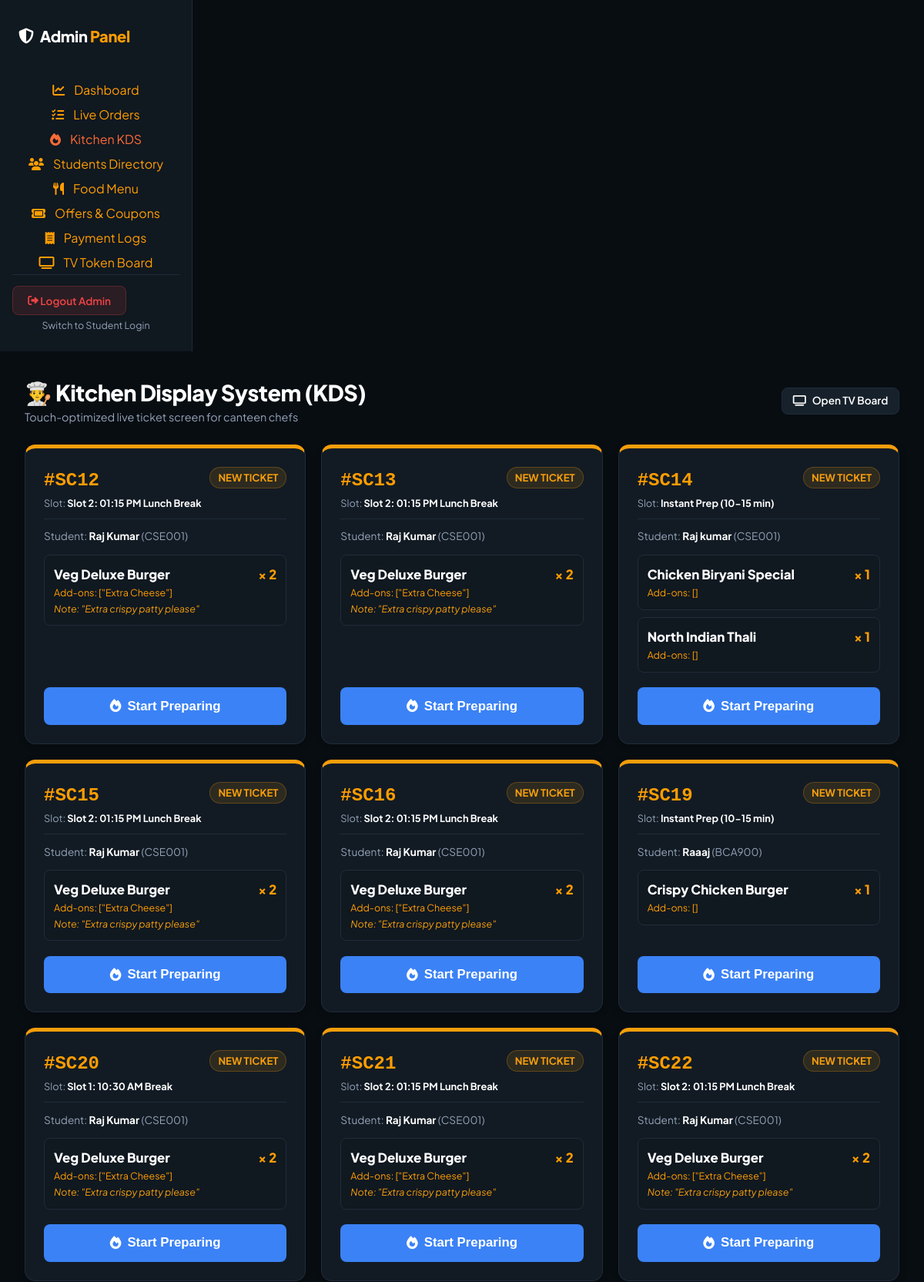
The page /kitchen (signed in, upper part) on the database its author committed.
### tables this page shows
CREATE TABLE orders (
            id INTEGER PRIMARY KEY AUTOINCREMENT,
            order_number TEXT NOT NULL UNIQUE,
            student_id INTEGER,
            student_name TEXT NOT NULL,
            roll_number TEXT NOT NULL,
            phone TEXT,
            order_type TEXT DEFAULT 'Canteen Pickup',
            delivery_address TEXT,
            payment_method TEXT DEFAULT 'UPI',
            subtotal REAL NOT NULL,
            discount REAL DEFAULT 0,
            service_fee REAL DEFAULT 5.0,
            total_amount REAL NOT NULL,
            status TEXT DEFAULT 'Pending',
            order_date TEXT,
            order_time TEXT,
            created_at TIMESTAMP DEFAULT CURRENT_TIMESTAMP, payment_status TEXT DEFAULT 'Paid', payment_reference TEXT DEFAULT 'DEMO_REF', coupon_code TEXT, pickup_slot TEXT DEFAULT 'Instant Prep',
            FOREIGN KEY (student_id) REFERENCES students(id)
        );

CREATE TABLE order_items (
            id INTEGER PRIMARY KEY AUTOINCREMENT,
            order_id INTEGER NOT NULL,
            item_id INTEGER NOT NULL,
            item_name TEXT NOT NULL,
            price REAL NOT NULL,
            quantity INTEGER NOT NULL,
            addons_json TEXT,
            instructions TEXT,
            FOREIGN KEY (order_id) REFERENCES orders(id) ON DELETE CASCADE
        );

### app.py (the view)
@app.route('/kitchen')
def kitchen():
    if not is_admin_logged_in():
        return redirect(url_for('admin_login'))
    orders = database.get_kitchen_orders()
    return render_template('kitchen.html', orders=orders)

### app.py (called while the page is built)
@app.before_request
def setup_db():
    if not hasattr(app, 'db_initialized'):
        database.init_db()
        app.db_initialized = True

def is_admin_logged_in():
    return session.get('admin_logged_in', False)

### database.py (called while the page is built)
def get_db_connection():
    conn = sqlite3.connect(DB_NAME)
    conn.row_factory = sqlite3.Row
    return conn

def get_kitchen_orders():
    conn = get_db_connection()
    orders = conn.execute("SELECT * FROM orders WHERE status IN ('Pending', 'Preparing') ORDER BY id ASC").fetchall()
    result = []
    for order in orders:
        o = dict(order)
        items = conn.execute("SELECT * FROM order_items WHERE order_id = ?", (o['id'],)).fetchall()
        o['items'] = [dict(i) for i in items]
        result.append(o)
    conn.close()
    return result

### templates/kitchen.html (shortened to what this page needs)
{% extends 'admin_base.html' %}
{% block content %}
<div style="display: flex; align-items: center; justify-content: space-between; margin-bottom: 1.5rem;">
  <div>
    <h1 style="font-size: 1.8rem; font-weight: 800;">👨‍🍳 Kitchen Display System (KDS)</h1>
    <p style="color: var(--text-muted); font-size: 0.9rem;">Touch-optimized live ticket screen for canteen chefs</p>
  </div>
  <div style="display: flex; gap: 0.6rem;">
    <a href="{{ url_for('live_counter') }}" target="_blank" class="btn-secondary btn-sm"><i class="fa-solid fa-tv"></i> Open TV Board</a>
  </div>
</div>
{% if orders %}
<div style="display: grid; grid-template-columns: repeat(auto-fill, minmax(320px, 1fr)); gap: 1.25rem;">
  {% for order in orders %}
  <div class="solid-card" style="padding: 1.5rem; border-top: 5px solid {% if order.status == 'Pending' %}var(--warning){% else %}var(--info){% endif %}; display: flex; flex-direction: column; justify-content: space-between;">
    <div>
      <div style="display: flex; justify-content: space-between; align-items: flex-start; margin-bottom: 0.8rem; padding-bottom: 0.6rem; border-bottom: 1px solid var(--card-border);">
        <div>
          <div style="font-size: 1.5rem; font-weight: 800; font-family: monospace; color: var(--primary-accent);">
            #{{ order.order_number }}
          </div>
          <div style="font-size: 0.8rem; color: var(--text-muted); margin-top: 2px;">
            Slot: <strong style="color: var(--text-primary);">{{ order.pickup_slot or 'Instant Prep' }}</strong>
          </div>
        </div>
        {% if order.status == 'Pending' %}
        <span class="status-pill status-pending" style="font-size: 0.82rem;">NEW TICKET</span>
        {% else %}
        <span class="status-pill status-preparing" style="font-size: 0.82rem;"><i class="fa-solid fa-fire fa-spin"></i> COOKING</span>
        {% endif %}
      </div>
      <div style="font-size: 0.85rem; color: var(--text-muted); margin-bottom: 0.8rem;">
        Student: <strong style="color: var(--text-primary);">{{ order.student_name }}</strong> ({{ order.roll_number }})
      </div>
      <div style="display: flex; flex-direction: column; gap: 0.6rem; margin-bottom: 1.2rem;">
        {% for item in order['items'] %}
        <div style="background: var(--bg-secondary); padding: 0.75rem; border-radius: 8px; border: 1px solid var(--card-border);">
          <div style="display: flex; justify-content: space-between; font-size: 1.05rem; font-weight: 800;">
            <span>{{ item.item_name }}</span>
            <span style="color: var(--primary-accent);">× {{ item.quantity }}</span>
          </div>
          {% if item.addons_json %}
          <div style="font-size: 0.78rem; color: var(--primary-accent); margin-top: 2px;">Add-ons: {{ item.addons_json }}</div>
          {% endif %}
          {% if item.instructions %}
          <div style="font-size: 0.78rem; color: var(--warning); font-style: italic; margin-top: 2px;">Note: "{{ item.instructions }}"</div>
          {% endif %}
        </div>
        {% endfor %}
      </div>
    </div>
    <div>
      {% if order.status == 'Pending' %}
      <form action="{{ url_for('admin_update_order_status', order_id=order.id) }}" method="POST">
        <button type="submit" class="btn-primary" style="width: 100%; padding: 0.9rem; font-size: 1.05rem; background: var(--info); color: #fff;">
          <i class="fa-solid fa-fire"></i> Start Preparing
        </button>
      </form>
      {% endif %}
    </div>
  </div>
  {% endfor %}
</div>
{% endif %}
{% endblock %}

### static/css/style.css (style rules this page uses)
:root { --bg-main: #080D12; --bg-secondary: #101820; --card-bg: #121B24; --card-elevated: #17212B; --card-border: #1F2C39; --card-border-hover: #2E3E50; --primary-accent: #FF9D00; --secondary-accent: #FF6B35; --success: #22C55E; --danger: #EF4444; --info: #3B82F6; --warning: #F59E0B; --text-primary: #FFFFFF; --text-muted: #94A3B8; --font-family: 'Plus Jakarta Sans', -apple-system, BlinkMacSystemFont, 'Segoe UI', Roboto, sans-serif; --radius-sm: 8px; --radius-md: 14px; --radius-lg: 20px; --shadow-sm: 0 2px 8px rgba(0, 0, 0, 0.25); --shadow-md: 0 6px 20px rgba(0, 0, 0, 0.4); --shadow-glow: 0 0 20px rgba(255, 157, 0, 0.2); }
* { box-sizing: border-box; margin: 0; padding: 0; }
body { font-family: var(--font-family); background-color: var(--bg-main); color: var(--text-primary); min-height: 100vh; display: flex; flex-direction: column; overflow-x: hidden; line-height: 1.5; -webkit-font-smoothing: antialiased; transition: background-color 0.25s ease, color 0.25s ease; position: relative; }
a { color: var(--primary-accent); text-decoration: none; transition: color 0.2s ease; }
h1, h2, h3, h4, h5, h6 { color: var(--text-primary); font-weight: 700; letter-spacing: -0.02em; }
.glass-card, .solid-card { background: var(--card-bg); border: 1px solid var(--card-border); border-radius: var(--radius-md); box-shadow: var(--shadow-sm); transition: transform 0.2s ease, border-color 0.2s ease, box-shadow 0.2s ease; }
.btn-primary { background: var(--primary-accent); color: #000000; font-weight: 700; font-size: 0.92rem; padding: 0.7rem 1.4rem; border: none; border-radius: var(--radius-sm); cursor: pointer; display: inline-flex; align-items: center; justify-content: center; gap: 0.5rem; transition: all 0.2s ease; }
.btn-secondary { background: var(--card-elevated); color: var(--text-primary); font-weight: 600; font-size: 0.9rem; padding: 0.7rem 1.4rem; border: 1px solid var(--card-border); border-radius: var(--radius-sm); cursor: pointer; display: inline-flex; align-items: center; justify-content: center; gap: 0.5rem; transition: all 0.2s ease; }
.btn-sm { padding: 0.4rem 0.85rem; font-size: 0.85rem; }
.status-pill { padding: 3px 10px; border-radius: 20px; font-size: 0.75rem; font-weight: 700; display: inline-flex; align-items: center; gap: 5px; }
.status-pending { background: rgba(245, 158, 11, 0.12); color: var(--warning); border: 1px solid rgba(245, 158, 11, 0.25); }
.admin-layout { display: flex; min-height: 100vh; }

### rows shown on the page
orders: order_number "SC12", pickup_slot "Slot 2: 01:15 PM Lunch Break", status "NEW TICKET", student_name "Raj Kumar", roll_number "CSE001"
order_items: item_name "Veg Deluxe Burger", quantity "2", addons_json "[\"Extra Cheese\"]", instructions "Extra crispy patty please"
orders: order_number "SC13", pickup_slot "Slot 2: 01:15 PM Lunch Break", status "NEW TICKET", student_name "Raj Kumar", roll_number "CSE001"
order_items: item_name "Veg Deluxe Burger", quantity "2", addons_json "[\"Extra Cheese\"]", instructions "Extra crispy patty please"
orders: order_number "SC14", pickup_slot "Instant Prep (10-15 min)", status "NEW TICKET", student_name "Raj kumar", roll_number "CSE001"
order_items: item_name "Chicken Biryani Special", quantity "1", addons_json "[]"
order_items: item_name "North Indian Thali", quantity "1", addons_json "[]"
orders: order_number "SC15", pickup_slot "Slot 2: 01:15 PM Lunch Break", status "NEW TICKET", student_name "Raj Kumar", roll_number "CSE001"
order_items: item_name "Veg Deluxe Burger", quantity "2", addons_json "[\"Extra Cheese\"]", instructions "Extra crispy patty please"
orders: order_number "SC16", pickup_slot "Slot 2: 01:15 PM Lunch Break", status "NEW TICKET", student_name "Raj Kumar", roll_number "CSE001"
order_items: item_name "Veg Deluxe Burger", quantity "2", addons_json "[\"Extra Cheese\"]", instructions "Extra crispy patty please"
orders: order_number "SC19", pickup_slot "Instant Prep (10-15 min)", status "NEW TICKET", student_name "Raaaj", roll_number "BCA900"
order_items: item_name "Crispy Chicken Burger", quantity "1", addons_json "[]"
orders: order_number "SC20", pickup_slot "Slot 1: 10:30 AM Break", status "NEW TICKET", student_name "Raj Kumar", roll_number "CSE001"
order_items: item_name "Veg Deluxe Burger", quantity "2", addons_json "[\"Extra Cheese\"]", instructions "Extra crispy patty please"
orders: order_number "SC21", pickup_slot "Slot 2: 01:15 PM Lunch Break", status "NEW TICKET", student_name "Raj Kumar", roll_number "CSE001"
order_items: item_name "Veg Deluxe Burger", quantity "2", addons_json "[\"Extra Cheese\"]", instructions "Extra crispy patty please"
orders: order_number "SC22", pickup_slot "Slot 2: 01:15 PM Lunch Break", status "NEW TICKET", student_name "Raj Kumar", roll_number "CSE001"
order_items: item_name "Veg Deluxe Burger", quantity "2", addons_json "[\"Extra Cheese\"]", instructions "Extra crispy patty please"
